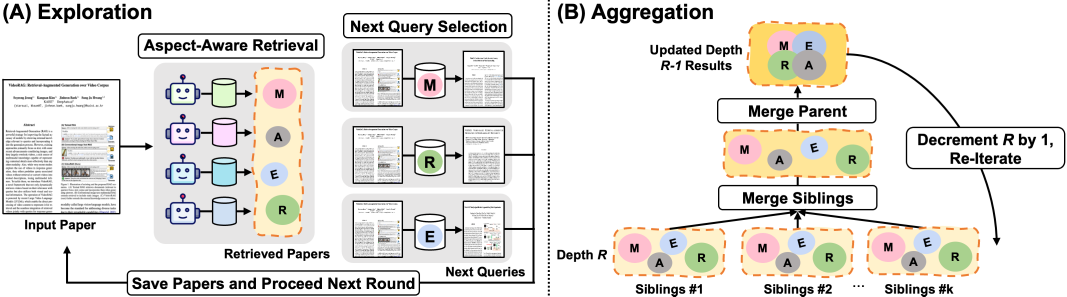
#> input picture assets/img/chain-of-retrieval.png, 3200 x 889 px (shown at 1/3 size)
$ jupyter execute resize_image.ipynb
#> lines starting #> are read from the running program, lines starting #| are printed output that depends on the picture
[cell 1]
from PIL import Image

# Open an image file
img = Image.open("assets/img/chain-of-retrieval.png")
#> img is the input picture: PIL image 3200x889 RGB; mean R, G, B 228.8, 226.7, 222.4
# Resize the image
new_width =740
new_height = 245
resized_img = img.resize((new_width, new_height))
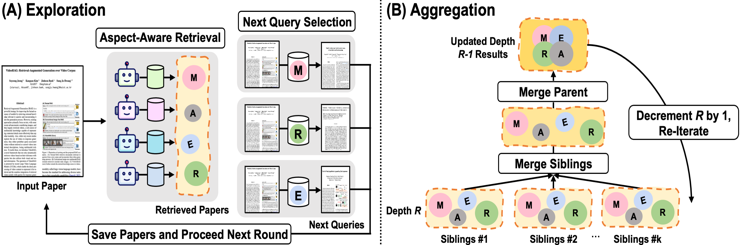
#> resized_img: PIL image 740x245 RGB; mean R, G, B 228.5, 226.4, 222

# Save as PNG
resized_img.save("assets/img/chain-of-retrieval_resized.png", format="PNG", quality=360)

[cell 2]
from PIL import Image

# Open an image file
img = Image.open("assets/img/ReTrace.png")
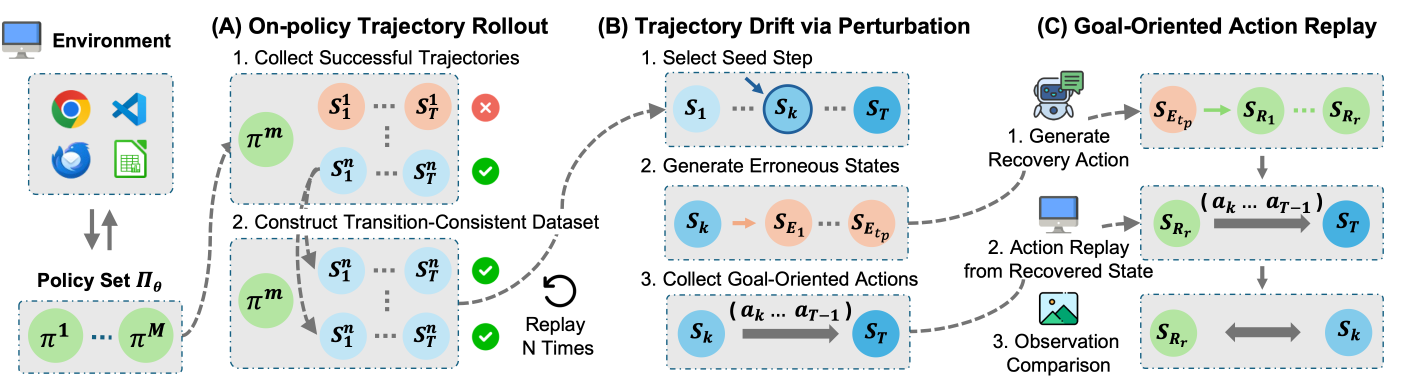
#> input picture assets/img/ReTrace.png, 4209 x 1167 px (shown at 1/3 size)
#> img is the input picture: PIL image 4209x1167 RGBA; mean R, G, B, A 224.1, 229.1, 227.8, 255
# Resize the image
new_width = 800
new_height = 245
resized_img = img.resize((new_width, new_height))
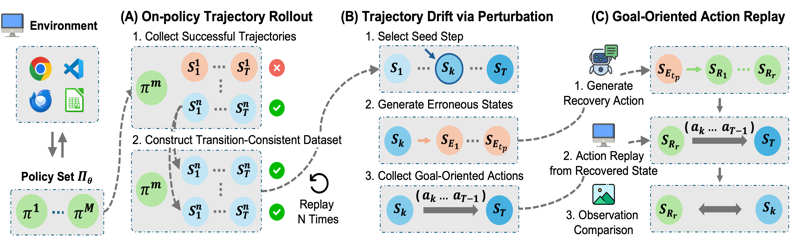
#> resized_img: PIL image 800x245 RGBA; mean R, G, B, A 223.9, 228.9, 227.6, 255

# Save as PNG
resized_img.save("assets/img/ReTrace_resized.png", format="PNG", quality=360)
